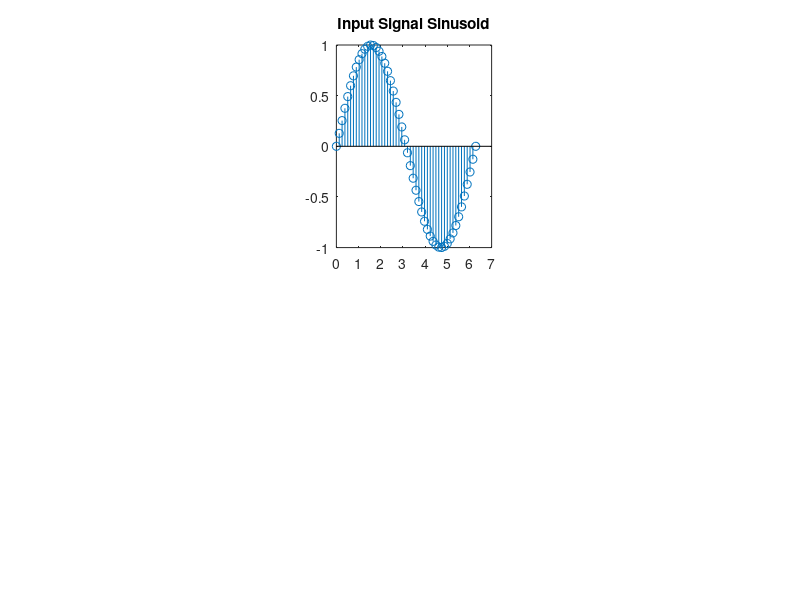

The MATLAB source for this figure: (Note: this script raises an error after producing the figure.)
figure;
n = linspace(0, 2*pi, 50);
x = sin(n);
subplot(2, 3, 2);
stem(n, x);
title('Input Signal Sinusoid');

a=system1(3*x);
subplot(2, 3, 4);
stem(n, a);
title('System 1 Output');

b=system2(3*x);
subplot(2, 3, 5);
stem(n, b);
title('System 2 Output');

c=system3(3*x);
subplot(2, 3, 6);
stem(n, c);
title('System 3 Output');